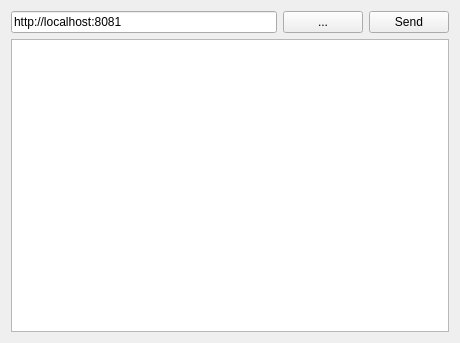
<?xml version="1.0" encoding="UTF-8"?>
<ui version="4.0">
 <class>SystemCommandForm</class>
 <widget class="QWidget" name="SystemCommandForm">
  <property name="geometry">
   <rect>
    <x>0</x>
    <y>0</y>
    <width>460</width>
    <height>343</height>
   </rect>
  </property>
  <property name="windowTitle">
   <string>Form</string>
  </property>
  <layout class="QVBoxLayout" name="verticalLayout">
   <item>
    <layout class="QHBoxLayout" name="horizontalLayout">
     <item>
      <widget class="QLineEdit" name="leAddress">
       <property name="text">
        <string>http://localhost:8081</string>
       </property>
      </widget>
     </item>
     <item>
      <widget class="QPushButton" name="pbCommands">
       <property name="text">
        <string>...</string>
       </property>
      </widget>
     </item>
     <item>
      <widget class="QPushButton" name="pbSend">
       <property name="text">
        <string>Send</string>
       </property>
      </widget>
     </item>
    </layout>
   </item>
   <item>
    <widget class="QTextEdit" name="te"/>
   </item>
  </layout>
 </widget>
 <resources/>
 <connections/>
</ui>
